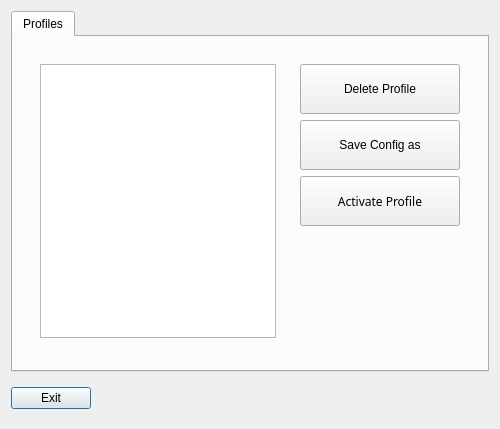
<?xml version="1.0" encoding="UTF-8"?>
<ui version="4.0">
 <author>Xapient</author>
 <class>Dialog</class>
 <widget class="QDialog" name="Dialog">
  <property name="geometry">
   <rect>
    <x>0</x>
    <y>0</y>
    <width>500</width>
    <height>429</height>
   </rect>
  </property>
  <property name="sizePolicy">
   <sizepolicy hsizetype="Preferred" vsizetype="Preferred">
    <horstretch>0</horstretch>
    <verstretch>0</verstretch>
   </sizepolicy>
  </property>
  <property name="minimumSize">
   <size>
    <width>500</width>
    <height>400</height>
   </size>
  </property>
  <property name="windowTitle">
   <string>LiFE ScreenScale Profile Manager</string>
  </property>
  <property name="autoFillBackground">
   <bool>false</bool>
  </property>
  <property name="sizeGripEnabled">
   <bool>false</bool>
  </property>
  <property name="modal">
   <bool>false</bool>
  </property>
  <layout class="QVBoxLayout" name="verticalLayout_5">
   <item>
    <widget class="QTabWidget" name="tabWidget">
     <property name="enabled">
      <bool>true</bool>
     </property>
     <property name="font">
      <font>
       <family>Ubuntu</family>
       <weight>50</weight>
       <bold>false</bold>
      </font>
     </property>
     <property name="focusPolicy">
      <enum>Qt::NoFocus</enum>
     </property>
     <property name="toolTipDuration">
      <number>-1</number>
     </property>
     <property name="whatsThis">
      <string/>
     </property>
     <property name="accessibleName">
      <string/>
     </property>
     <property name="autoFillBackground">
      <bool>false</bool>
     </property>
     <property name="styleSheet">
      <string notr="true"/>
     </property>
     <property name="tabShape">
      <enum>QTabWidget::Rounded</enum>
     </property>
     <property name="currentIndex">
      <number>0</number>
     </property>
     <property name="iconSize">
      <size>
       <width>24</width>
       <height>24</height>
      </size>
     </property>
     <widget class="QWidget" name="tab">
      <attribute name="icon">
       <iconset theme="adjustlevels">
        <normaloff>.</normaloff>.</iconset>
      </attribute>
      <attribute name="title">
       <string>Profiles</string>
      </attribute>
      <layout class="QVBoxLayout" name="verticalLayout">
       <item>
        <widget class="QWidget" name="widget_2" native="true">
         <layout class="QHBoxLayout" name="horizontalLayout_2">
          <item>
           <widget class="QWidget" name="widget_4" native="true">
            <layout class="QVBoxLayout" name="verticalLayout_4">
             <property name="spacing">
              <number>0</number>
             </property>
             <property name="bottomMargin">
              <number>0</number>
             </property>
             <item>
              <widget class="QListWidget" name="profileview">
               <property name="cursor" stdset="0">
                <cursorShape>ArrowCursor</cursorShape>
               </property>
              </widget>
             </item>
             <item>
              <widget class="QLabel" name="status">
               <property name="text">
                <string/>
               </property>
               <property name="indent">
                <number>0</number>
               </property>
              </widget>
             </item>
            </layout>
           </widget>
          </item>
          <item>
           <widget class="QWidget" name="widget_3" native="true">
            <layout class="QVBoxLayout" name="verticalLayout_2">
             <item>
              <widget class="QToolButton" name="remove">
               <property name="sizePolicy">
                <sizepolicy hsizetype="Preferred" vsizetype="Maximum">
                 <horstretch>0</horstretch>
                 <verstretch>0</verstretch>
                </sizepolicy>
               </property>
               <property name="minimumSize">
                <size>
                 <width>160</width>
                 <height>50</height>
                </size>
               </property>
               <property name="text">
                <string>Delete Profile</string>
               </property>
               <property name="icon">
                <iconset theme="trash-empty">
                 <normaloff>.</normaloff>.</iconset>
               </property>
               <property name="iconSize">
                <size>
                 <width>24</width>
                 <height>24</height>
                </size>
               </property>
               <property name="toolButtonStyle">
                <enum>Qt::ToolButtonTextUnderIcon</enum>
               </property>
              </widget>
             </item>
             <item>
              <widget class="QToolButton" name="saveas">
               <property name="sizePolicy">
                <sizepolicy hsizetype="Preferred" vsizetype="Maximum">
                 <horstretch>0</horstretch>
                 <verstretch>0</verstretch>
                </sizepolicy>
               </property>
               <property name="minimumSize">
                <size>
                 <width>160</width>
                 <height>50</height>
                </size>
               </property>
               <property name="toolTip">
                <string>&lt;html&gt;&lt;head/&gt;&lt;body&gt;&lt;p&gt;Saves current ScreenScale,&lt;br/&gt;Panelheight, Mousecursorsize &lt;br/&gt;as new profile&lt;/p&gt;&lt;/body&gt;&lt;/html&gt;</string>
               </property>
               <property name="styleSheet">
                <string notr="true"/>
               </property>
               <property name="text">
                <string>Save Config as</string>
               </property>
               <property name="icon">
                <iconset theme="document-save-as">
                 <normaloff>.</normaloff>.</iconset>
               </property>
               <property name="iconSize">
                <size>
                 <width>24</width>
                 <height>24</height>
                </size>
               </property>
               <property name="toolButtonStyle">
                <enum>Qt::ToolButtonTextUnderIcon</enum>
               </property>
              </widget>
             </item>
             <item>
              <widget class="QToolButton" name="start">
               <property name="enabled">
                <bool>true</bool>
               </property>
               <property name="sizePolicy">
                <sizepolicy hsizetype="Preferred" vsizetype="Maximum">
                 <horstretch>0</horstretch>
                 <verstretch>0</verstretch>
                </sizepolicy>
               </property>
               <property name="minimumSize">
                <size>
                 <width>160</width>
                 <height>50</height>
                </size>
               </property>
               <property name="font">
                <font>
                 <family>Noto Sans</family>
                </font>
               </property>
               <property name="accessibleName">
                <string/>
               </property>
               <property name="accessibleDescription">
                <string/>
               </property>
               <property name="layoutDirection">
                <enum>Qt::LeftToRight</enum>
               </property>
               <property name="text">
                <string>Activate Profile</string>
               </property>
               <property name="icon">
                <iconset theme="video-display">
                 <normaloff>.</normaloff>.</iconset>
               </property>
               <property name="iconSize">
                <size>
                 <width>48</width>
                 <height>48</height>
                </size>
               </property>
               <property name="shortcut">
                <string/>
               </property>
               <property name="checkable">
                <bool>false</bool>
               </property>
               <property name="toolButtonStyle">
                <enum>Qt::ToolButtonTextUnderIcon</enum>
               </property>
              </widget>
             </item>
             <item>
              <spacer name="verticalSpacer">
               <property name="orientation">
                <enum>Qt::Vertical</enum>
               </property>
               <property name="sizeHint" stdset="0">
                <size>
                 <width>20</width>
                 <height>40</height>
                </size>
               </property>
              </spacer>
             </item>
            </layout>
           </widget>
          </item>
         </layout>
        </widget>
       </item>
      </layout>
     </widget>
    </widget>
   </item>
   <item>
    <widget class="QWidget" name="widget" native="true">
     <layout class="QHBoxLayout" name="horizontalLayout">
      <property name="leftMargin">
       <number>0</number>
      </property>
      <property name="rightMargin">
       <number>0</number>
      </property>
      <item>
       <widget class="QPushButton" name="exit">
        <property name="text">
         <string>Exit</string>
        </property>
        <property name="icon">
         <iconset theme="list-remove">
          <normaloff>.</normaloff>.</iconset>
        </property>
       </widget>
      </item>
      <item>
       <spacer name="horizontalSpacer">
        <property name="orientation">
         <enum>Qt::Horizontal</enum>
        </property>
        <property name="sizeHint" stdset="0">
         <size>
          <width>40</width>
          <height>20</height>
         </size>
        </property>
       </spacer>
      </item>
     </layout>
    </widget>
   </item>
  </layout>
 </widget>
 <tabstops>
  <tabstop>profileview</tabstop>
  <tabstop>remove</tabstop>
  <tabstop>saveas</tabstop>
  <tabstop>exit</tabstop>
  <tabstop>tabWidget</tabstop>
 </tabstops>
 <resources/>
 <connections/>
</ui>
